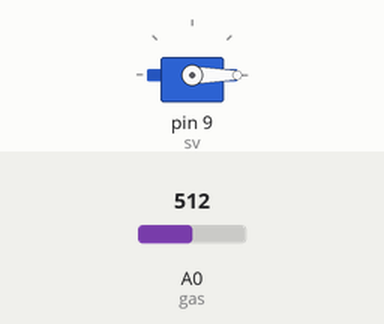
This sketch was run on a simulated Arduino Uno, built with avr-gcc and run on an emulated ATmega328P. On the bench: servo. The inputs (shaded band) are chosen by the test bench; at power-on: A0 (gas) = 512. What the sketch prints to the serial monitor is not drawn.

Above: at 2.2 s.
2.3 s: A0 (gas) set to 162
At 3.3 s:
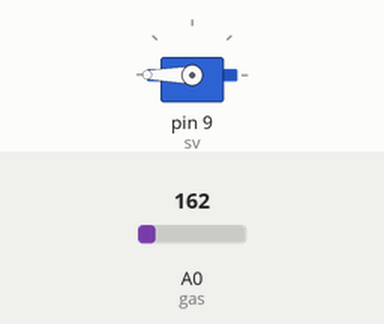
5.8 s: A0 (gas) set to 140
At 7.15 s:
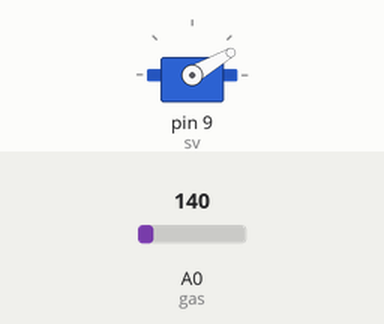
9.7 s: A0 (gas) set to 160
14.6 s: A0 (gas) set to 122
Timing chart, 0 to 19.1 s (numbered marks = the images above; inputs shaded):
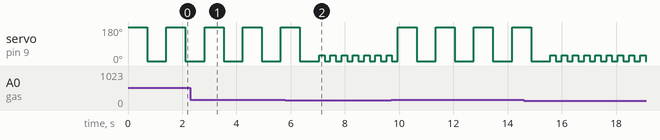

Measured:
- the behaviour switches between 151 and 150 on A0 (gas) (found by bisection; images 1 and 2)
- by itself, servo on pin 9 (sv): repeats every 1.4 s: 180° 0.70 s, 0° 0.71 s

The sketch:

servo-khi-gas.ino
```cpp
#include <Servo.h>

int gas = A0;
int val;
Servo sv;

void setup() {
  sv.attach(9);
  Serial.begin(9600);
}

void loop() {
  val = analogRead(gas);
  Serial.print("Nồng độ khí gas: ");
  Serial.println(val);

  if (val > 150) {
    Serial.println("Phát hiện khí gas → Servo quay 180°");
    sv.write(180);
    delay(700);
    sv.write(0);
    delay(700);
  } else {
    Serial.println("Không phát hiện khí gas → Servo quay 30°");
    sv.write(30);
    delay(200);
    sv.write(0);
    delay(200);
  }
}

/*
Cách lắp:
- Servo:
  + Tín hiệu -> D9
  + VCC -> 5V
  + GND -> GND
- Cảm biến khí gas MQ2:
  + AO -> A0
  + VCC -> 5V
  + GND -> GND
*/
```
